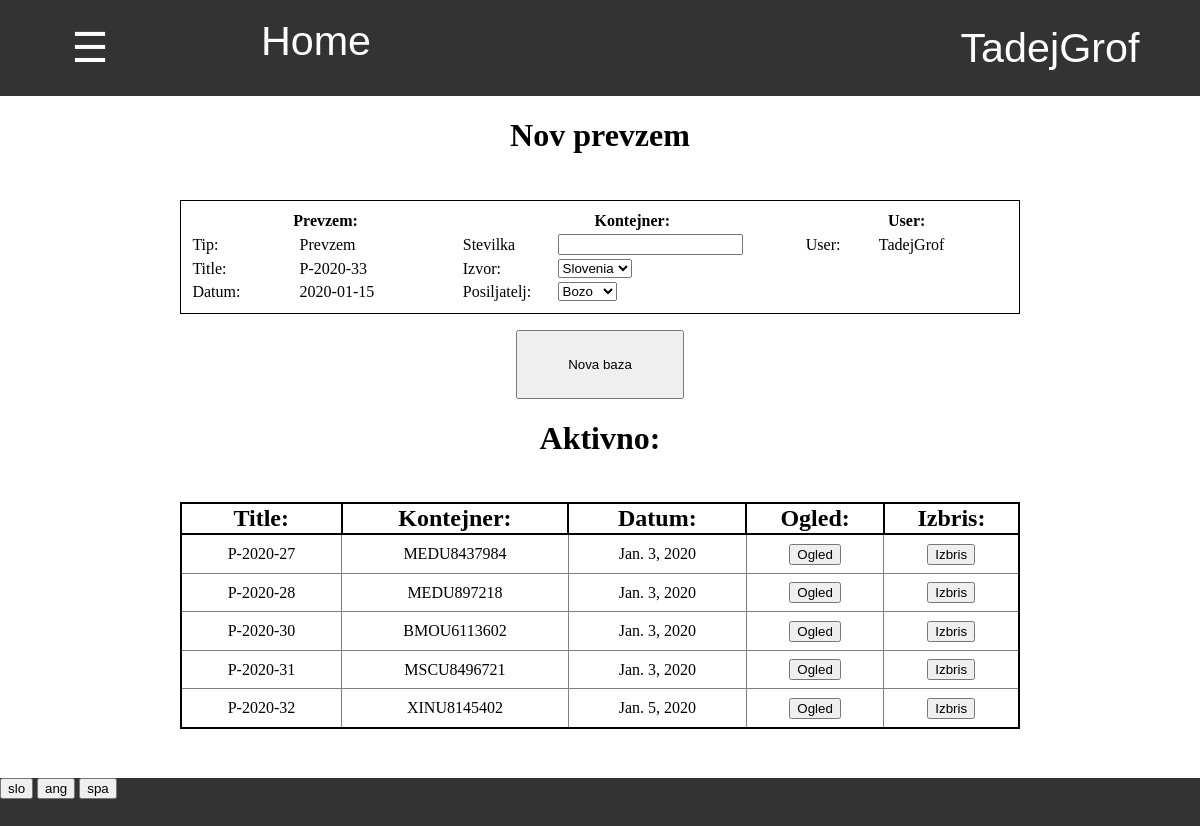
Page /zaloga/1/prevzem/ (signed in) on the earlier database version.
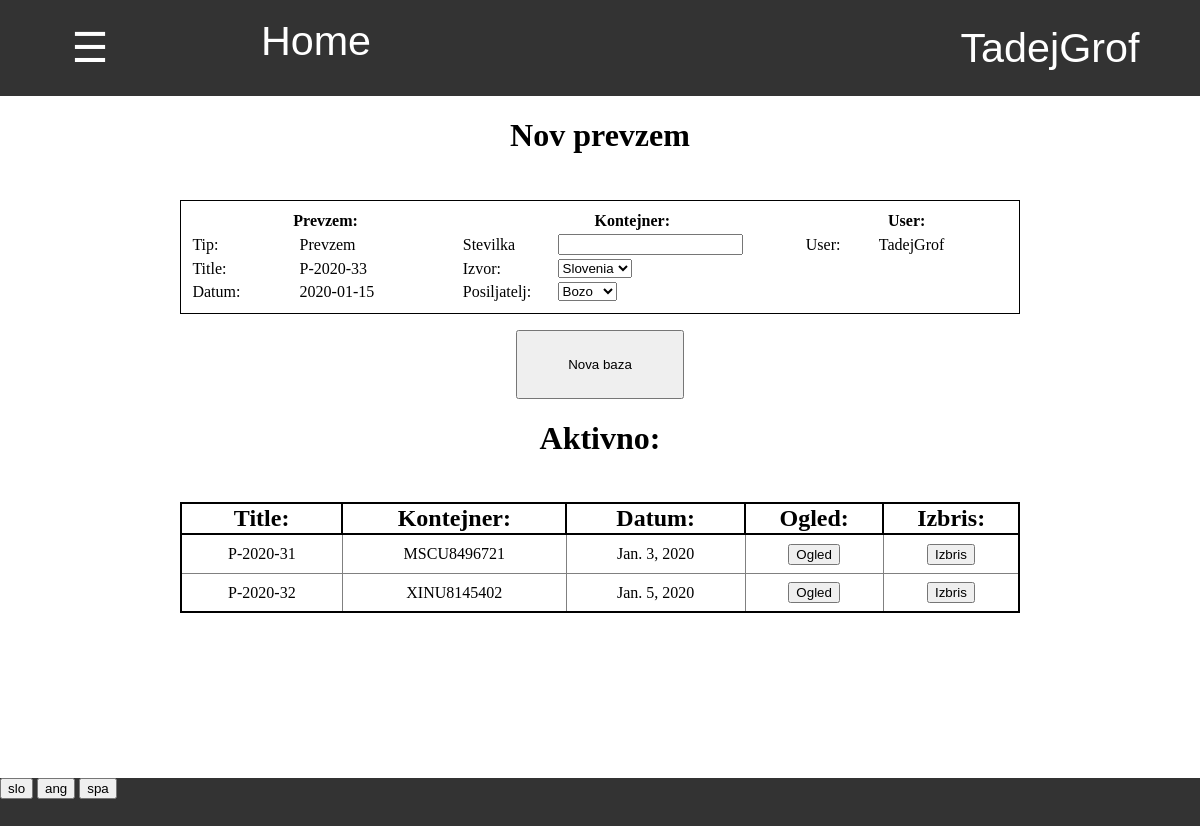
Same page on the later database version.
### zaloga/models.py (models this page shows, shortened)
class Baza(models.Model):
    author = models.ForeignKey(User,default=1, on_delete=models.CASCADE)
    title = models.CharField(default="",max_length=15)
    datum = models.DateField(default=timezone.now)
    zaloga = models.ForeignKey(Zaloga, default=1 ,on_delete=models.CASCADE)
    status = models.CharField(default="aktivno",max_length=10)
    sprememba_zaloge = models.IntegerField(default = -1)
    tip = models.CharField(default="prevzem",max_length=20, choices=TIPI_BAZE)
    kontejner = models.OneToOneField(Kontejner,null=True,default=None,blank=True, on_delete=models.CASCADE)
    popust = models.IntegerField(default = None, null=True, blank=True)
    stranka = models.ForeignKey(Stranka, on_delete=models.CASCADE, default=None, null=True, blank=True)
    cas = models.TimeField(default=None,null=True,blank=True)
    dnevna_prodaja = models.ForeignKey(Dnevna_prodaja, on_delete=models.CASCADE, default=None, null=True, blank=True)
    prevoz = models.DecimalField(default=None,null=True,blank=True,max_digits=5, decimal_places=2)

class Kontejner(models.Model):
    stevilka = models.CharField(default="", max_length=20)
    posiljatelj = models.CharField(default="", max_length=20, choices=POSILJATELJI)
    drzava = models.CharField(default="", max_length=20, choices=DRZAVE)

### program/models.py (models this page shows)
class Profil(models.Model):
    user = models.OneToOneField(User,on_delete=models.CASCADE)
    jezik =  models.CharField(default="spa",max_length=3, choices=JEZIKI)

### zaloga/views.py (the view)
# urls.py: path('', views.baze , name='baze'),
@login_required
def baze(request,zaloga,tip_baze):
    if request.method == "GET":
        zaloga = Zaloga.objects.get(pk = zaloga)
        baze = Baza.objects.filter(zaloga = zaloga, tip=tip_baze,status='aktivno')
        stranke = Stranka.objects.all().order_by('stevilo_kupljenih').values('pk','naziv')
        return pokazi_stran(request, 'zaloga/aktivne_baze.html', {'zaloga': zaloga, 'tip': tip_baze, 'baze':baze,'stranke':stranke})

### program/models.py (called while the page is built)
    def naslednji_prevzem(self,delaj=False):
        if delaj:
            self.stevilo_prevzemov += 1
            self.save()
            return 'P-2020-' + str(self.stevilo_prevzemov)
        else:
            return 'P-2020-' + str(self.stevilo_prevzemov + 1)

    @property
    def vrni_jezike(self):
        return JEZIKI

### zaloga/models.py (called while the page is built)
    @property
    def danes(self):
        return datetime.today().strftime('%Y-%m-%d')

    @property
    def drzave(self):
        return DRZAVE

    @property
    def posiljatelji(self):
        return POSILJATELJI

### zaloga/templatetags/zaloga_exstras.py (called while the page is built)
@register.filter
def keyvalue(dict, key):
    return dict[key]

### zaloga/views.py (called while the page is built)
def vrni_slovar(request):
    with open('slovar.json') as dat:
        slovar = json.load(dat)
    return slovar

def pokazi_stran(request, html, baze={}):
    slovar = {'prodaja':prodaja,'program':program,'slovar':vrni_slovar(request),'jezik':request.user.profil.jezik}
    slovar.update(baze)
    if not 'zaloga' in baze:
        slovar.update({'zaloga':zaloga})
    slovar.update({'zaloga_pk':slovar['zaloga'].pk})
    return render(request, html, slovar)

### zaloga/templates/zaloga/aktivne_baze.html (shortened to what the changed rows need)
{% extends 'program/base.html' %}
{% load zaloga_exstras %}
{% block content %}
<h1>
{% if tip == "prevzem" %}
    {{slovar|keyvalue:'Nov prevzem'|keyvalue:jezik}}
{% elif tip == "odpis" %}
    {{slovar|keyvalue:'Nov odpis'|keyvalue:jezik}}
{% elif tip == "inventura" %}
    {{slovar|keyvalue:'Nova inventura'|keyvalue:jezik}}
{% elif tip == "vele_prodaja" %}
    {{slovar|keyvalue:'Nova vele prodaja'|keyvalue:jezik}}
{% endif %}
</h1>
<div class="okno">
    {% if tip == "prevzem" %}
        <table style="padding:1%;border:1px solid black"class="tabela_podatkov">
            <tr>
                <th width="33%" colspan="2"> {{slovar|keyvalue:'Prevzem'|keyvalue:jezik}}:</th>
                <th width="42%" colspan="2">{{slovar|keyvalue:'Kontejner'|keyvalue:jezik}}:</th>
                <th width="25%" colspan="2"> User: </th>
            </tr>
            <tr>
                <td> {{slovar|keyvalue:'Tip'|keyvalue:jezik}}: </td>
                <td> {{slovar|keyvalue:'Prevzem'|keyvalue:jezik}} </td>
                <td> {{slovar|keyvalue:'Stevilka'|keyvalue:jezik}} </td>
                <td> <input form="nova_baza" name="stevilka" type="text" required autocomplete="off"> </td>
                <td> User: </td>
                <td> {{user.username}} </td>
            </tr>
            <tr>
                <td> {{slovar|keyvalue:'Title'|keyvalue:jezik}}: </td>
                <td> {{program.naslednji_prevzem}} </td>
                <td> {{slovar|keyvalue:'Izvor'|keyvalue:jezik}}: </td>
                <td>
                    <select form="nova_baza" name="drzava">
                        {% for drzava in zaloga.drzave %}
                            <option value="{{drzava.0}}"> {{drzava.1}} </option>
                        {% endfor %}
                    </select>
                </td>
            </tr>
            <tr>
                <td> {{slovar|keyvalue:'Datum'|keyvalue:jezik}}: </td>
                <td> {{zaloga.danes}} </td>
                <td> {{slovar|keyvalue:'Posiljatelj'|keyvalue:jezik}}: </td>
                <td>
                    <select form="nova_baza" name="posiljatelj">
                        {% for posiljatelj in zaloga.posiljatelji %}
                            <option value="{{posiljatelj.0}}"> {{posiljatelj.1}} </option>
                        {% endfor %}
                    </select>
                </td>
            </tr>
        </table>
    {% endif %}
    <form id="nova_baza" action="{% url 'nova_baza' zaloga_pk tip %}" method="POST">
        <input type="submit" value="{{slovar|keyvalue:'Nova baza'|keyvalue:jezik}}">
    </form>
</div>
<h1>
    {{slovar|keyvalue:'Aktivno'|keyvalue:jezik}}:
</h1>
{% if baze.count == 0 %}
    <h2>
        {{slovar|keyvalue:'Ni aktivnih baz'|keyvalue:jezik}}
    </h2>
{% else %}
    <div style="width:70%;display:inline-block;margin-top:2%" >
        <table class="tabela_vnosov">
            <tr class="header">
                <th> {{slovar|keyvalue:'Title'|keyvalue:jezik}}: </th>
                {% if tip == "vele_prodaja" %}
                <th> {{slovar|keyvalue:'Stranka'|keyvalue:jezik}}: </th>
                {% elif tip == "prevzem" %}
                <th> {{slovar|keyvalue:'Kontejner'|keyvalue:jezik}}: </th>
                {% endif %}
                <th> {{slovar|keyvalue:'Datum'|keyvalue:jezik}}: </th>
                <th> {{slovar|keyvalue:'Ogled'|keyvalue:jezik}}: </th>
                <th> {{slovar|keyvalue:'Izbris'|keyvalue:jezik}}: </th>
            </tr>
            {% for baza in baze %}
            <tr>
                <td> {{baza.title}} </td>
                {% if tip == "vele_prodaja" %}
                <td> {{baza.stranka}} </td>
                {% elif tip == "prevzem" %}
                <td> {{baza.kontejner.stevilka}} </td>
                {% endif %}
                <td> {{baza.datum}} </td>
                <td class="ogled">
                    <form action="{% url 'baza' zaloga_pk tip baza.pk %}" method="GET">
                        <input type="submit" value="{{slovar|keyvalue:'Ogled'|keyvalue:jezik}}">
                    </form>
                </td>
                <td class="izbris">
                    <form action="{% url 'izbris_baze' zaloga_pk baza.tip baza.pk %}" onsubmit="return Confirm()" method="POST">
                        <input type="submit" value="{{slovar|keyvalue:'Izbris'|keyvalue:jezik}}">
                    </form>
                </td>
            </tr>
            {% endfor %}
        </table>
    </div>
{% endif %}
{% endblock %}

Differences in the rows shown:
no longer on this page (row edited): Baza: title "P-2020-27", kontejner.stevilka "MEDU8437984", datum "Jan. 3, 2020", {{ slovar|keyvalue:'Ogled'|keyvalue:jezik }} "Ogled", {{ slovar|keyvalue:'Izbris'|keyvalue:jezik }} "Izbris"
no longer on this page (row edited): Baza: title "P-2020-28", kontejner.stevilka "MEDU897218", datum "Jan. 3, 2020", {{ slovar|keyvalue:'Ogled'|keyvalue:jezik }} "Ogled", {{ slovar|keyvalue:'Izbris'|keyvalue:jezik }} "Izbris"
no longer on this page (row edited): Baza: title "P-2020-30", kontejner.stevilka "BMOU6113602", datum "Jan. 3, 2020", {{ slovar|keyvalue:'Ogled'|keyvalue:jezik }} "Ogled", {{ slovar|keyvalue:'Izbris'|keyvalue:jezik }} "Izbris"
